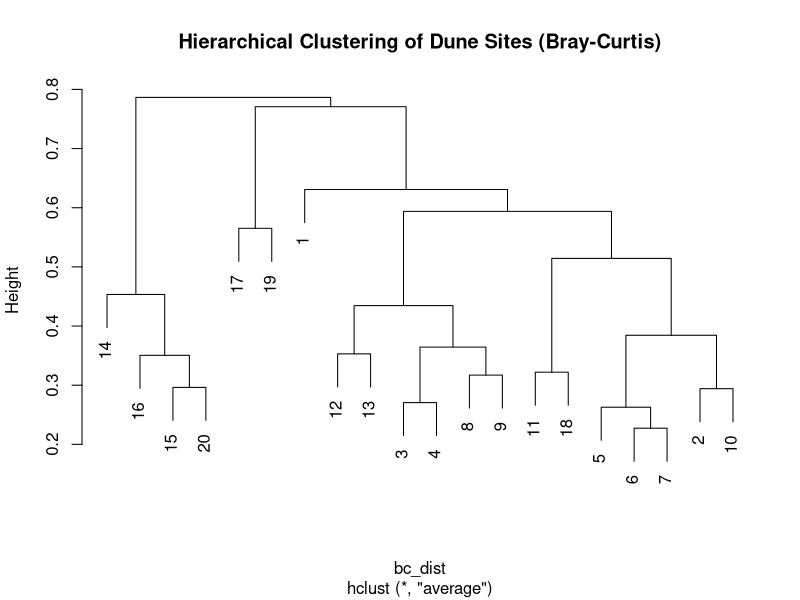
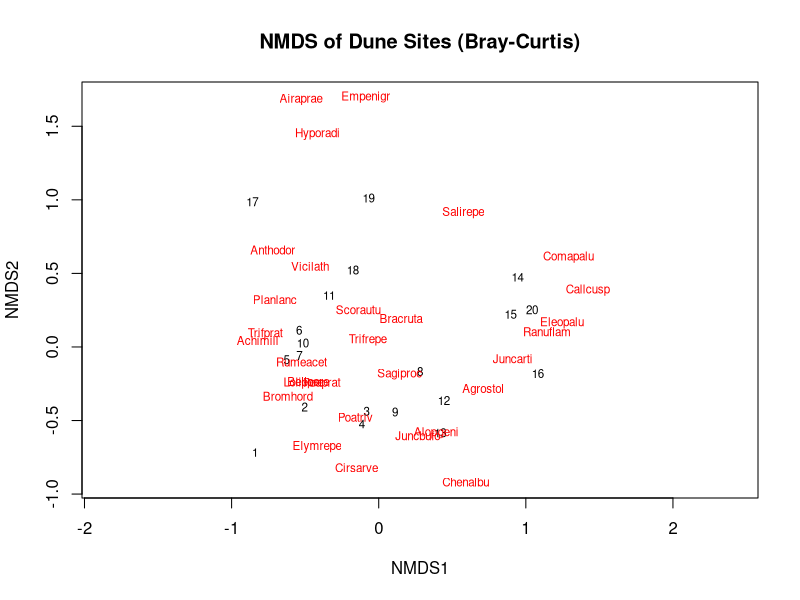

Recreate these plots in R, in order.
## ---- chunk 1
library(vegan)
data(dune)

# Calculate Bray-Curtis distance matrix between all sites
bc_dist <- vegdist(dune, method = "bray")
bc_dist
## ---- chunk 2
# Get distance between two specific sites
bc_dist[1]  # First few distances

# Extract as a matrix for easier viewing
bc_matrix <- as.matrix(bc_dist)
bc_matrix[1:5, 1:5]  # First 5 sites
## ---- chunk 3
# Hierarchical clustering based on Bray-Curtis distances
bc_hclust <- hclust(bc_dist, method = "average")
plot(bc_hclust, main = "Hierarchical Clustering of Dune Sites (Bray-Curtis)")
## ---- chunk 4
# Non-metric Multidimensional Scaling (NMDS) visualization
bc_nmds <- metaMDS(dune, distance = "bray")
plot(bc_nmds, type = "t", main = "NMDS of Dune Sites (Bray-Curtis)")
